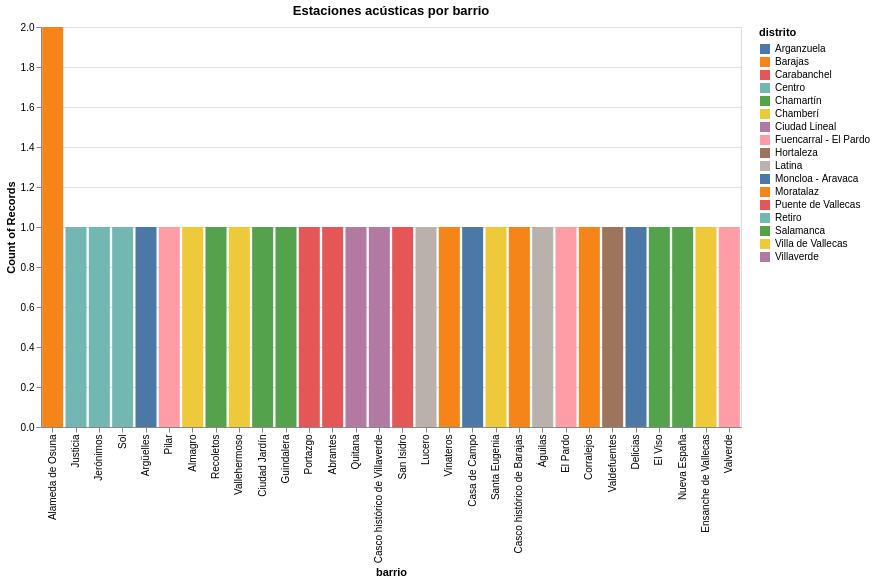

Notebook cell for this chart:
### Code cell
#VISUALIZACIÓN 6 — Estaciones por barrio (treemap opcional)


chart_barrio = alt.Chart(df_05).mark_bar().encode(
    x=alt.X('barrio:N', sort='-y'),
    y='count():Q',
    color='distrito:N',
    tooltip=['barrio','distrito','count()']
).properties(
    title='Estaciones acústicas por barrio',
    width=700,
    height=400
)

chart_barrio

### Figure 1 — Vega specification as saved in the notebook (floating-point values rounded to 4 significant figures)
{"$schema": "https://vega.github.io/schema/vega/v5.json", "data": [{"name": "source_0"}, {"name": "data_0", "values": [{"__count": 1, "__count_end": 1.0, "__count_start": 0.0, "barrio": "Justicia", "distrito": "Centro"}, {"__count": 1, "__count_end": 1.0, "__count_start": 0.0, "barrio": "Jerónimos", "distrito": "Retiro"}, {"__count": 1, "__count_end": 1.0, "__count_start": 0.0, "barrio": "Sol", "distrito": "Centro"}, {"__count": 1, "__count_end": 1.0, "__count_start": 0.0, "barrio": "Argüelles", "distrito": "Moncloa - Aravaca"}, {"__count": 1, "__count_end": 1.0, "__count_start": 0.0, "barrio": "Pilar", "distrito": "Fuencarral - El Pardo"}, {"__count": 1, "__count_end": 1.0, "__count_start": 0.0, "barrio": "Almagro", "distrito": "Chamberí"}, {"__count": 1, "__count_end": 1.0, "__count_start": 0.0, "barrio": "Recoletos", "distrito": "Salamanca"}, {"__count": 1, "__count_end": 1.0, "__count_start": 0.0, "barrio": "Vallehermoso", "distrito": "Chamberí"}, {"__count": 1, "__count_end": 1.0, "__count_start": 0.0, "barrio": "Ciudad Jardín", "distrito": "Chamartín"}, {"__count": 1, "__count_end": 1.0, "__count_start": 0.0, "barrio": "Guindalera", "distrito": "Salamanca"}, {"__count": 1, "__count_end": 1.0, "__count_start": 0.0, "barrio": "Portazgo", "distrito": "Puente de Vallecas"}, {"__count": 1, "__count_end": 1.0, "__count_start": 0.0, "barrio": "Abrantes", "distrito": "Carabanchel"}, {"__count": 1, "__count_end": 1.0, "__count_start": 0.0, "barrio": "Quitana", "distrito": "Ciudad Lineal"}, {"__count": 1, "__count_end": 1.0, "__count_start": 0.0, "barrio": "Casco histórico de Villaverde", "distrito": "Villaverde"}, {"__count": 1, "__count_end": 1.0, "__count_start": 0.0, "barrio": "San Isidro", "distrito": "Carabanchel"}, {"__count": 1, "__count_end": 1.0, "__count_start": 0.0, "barrio": "Lucero", "distrito": "Latina"}, {"__count": 1, "__count_end": 1.0, "__count_start": 0.0, "barrio": "Vinateros", "distrito": "Moratalaz"}, {"__count": 1, "__count_end": 1.0, "__count_start": 0.0, "barrio": "Casa de Campo", "distrito": "Moncloa - Aravaca"}, {"__count": 1, "__count_end": 1.0, "__count_start": 0.0, "barrio": "Santa Eugenia", "distrito": "Villa de Vallecas"}, {"__count": 2, "__count_end": 2.0, "__count_start": 0.0, "barrio": "Alameda de Osuna", "distrito": "Barajas"}, {"__count": 1, "__count_end": 1.0, "__count_start": 0.0, "barrio": "Casco histórico de Barajas", "distrito": "Barajas"}, {"__count": 1, "__count_end": 1.0, "__count_start": 0.0, "barrio": "Águilas", "distrito": "Latina"}, {"__count": 1, "__count_end": 1.0, "__count_start": 0.0, "barrio": "El Pardo", "distrito": "Fuencarral - El Pardo"}, {"__count": 1, "__count_end": 1.0, "__count_start": 0.0, "barrio": "Corralejos", "distrito": "Barajas"}, {"__count": 1, "__count_end": 1.0, "__count_start": 0.0, "barrio": "Valdefuentes", "distrito": "Hortaleza"}, {"__count": 1, "__count_end": 1.0, "__count_start": 0.0, "barrio": "Delicias", "distrito": "Arganzuela"}, {"__count": 1, "__count_end": 1.0, "__count_start": 0.0, "barrio": "El Viso", "distrito": "Chamartín"}, {"__count": 1, "__count_end": 1.0, "__count_start": 0.0, "barrio": "Nueva España", "distrito": "Chamartín"}, {"__count": 1, "__count_end": 1.0, "__count_start": 0.0, "barrio": "Ensanche de Vallecas", "distrito": "Villa de Vallecas"}, {"__count": 1, "__count_end": 1.0, "__count_start": 0.0, "barrio": "Valverde", "distrito": "Fuencarral - El Pardo"}]}, {"name": "source_0_x_domain_barrio", "values": [{"barrio": "Justicia", "sort_field": 1}, {"barrio": "Jerónimos", "sort_field": 1}, {"barrio": "Sol", "sort_field": 1}, {"barrio": "Argüelles", "sort_field": 1}, {"barrio": "Pilar", "sort_field": 1}, {"barrio": "Almagro", "sort_field": 1}, {"barrio": "Recoletos", "sort_field": 1}, {"barrio": "Vallehermoso", "sort_field": 1}, {"barrio": "Ciudad Jardín", "sort_field": 1}, {"barrio": "Guindalera", "sort_field": 1}, {"barrio": "Portazgo", "sort_field": 1}, {"barrio": "Abrantes", "sort_field": 1}, {"barrio": "Quitana", "sort_field": 1}, {"barrio": "Casco histórico de Villaverde", "sort_field": 1}, {"barrio": "San Isidro", "sort_field": 1}, {"barrio": "Lucero", "sort_field": 1}, {"barrio": "Vinateros", "sort_field": 1}, {"barrio": "Casa de Campo", "sort_field": 1}, {"barrio": "Santa Eugenia", "sort_field": 1}, {"barrio": "Alameda de Osuna", "sort_field": 2}, {"barrio": "Casco histórico de Barajas", "sort_field": 1}, {"barrio": "Águilas", "sort_field": 1}, {"barrio": "El Pardo", "sort_field": 1}, {"barrio": "Corralejos", "sort_field": 1}, {"barrio": "Valdefuentes", "sort_field": 1}, {"barrio": "Delicias", "sort_field": 1}, {"barrio": "El Viso", "sort_field": 1}, {"barrio": "Nueva España", "sort_field": 1}, {"barrio": "Ensanche de Vallecas", "sort_field": 1}, {"barrio": "Valverde", "sort_field": 1}]}, {"name": "data_0_color_domain_distrito", "values": [{"distrito": "Centro"}, {"distrito": "Retiro"}, {"distrito": "Moncloa - Aravaca"}, {"distrito": "Fuencarral - El Pardo"}, {"distrito": "Chamberí"}, {"distrito": "Salamanca"}, {"distrito": "Chamartín"}, {"distrito": "Puente de Vallecas"}, {"distrito": "Carabanchel"}, {"distrito": "Ciudad Lineal"}, {"distrito": "Villaverde"}, {"distrito": "Latina"}, {"distrito": "Moratalaz"}, {"distrito": "Villa de Vallecas"}, {"distrito": "Barajas"}, {"distrito": "Hortaleza"}, {"distrito": "Arganzuela"}]}], "marks": [{"type": "rect", "name": "marks", "from": {"data": "data_0"}, "encode": {"update": {"y": {"field": "__count_end", "scale": "y"}, "tooltip": {"signal": "{\"barrio\": isValid(datum[\"barrio\"]) ? datum[\"barrio\"] : \"\"+datum[\"barrio\"], \"distrito\": isValid(datum[\"distrito\"]) ? datum[\"distrito\"] : \"\"+datum[\"distrito\"], \"Count of Records\": format(datum[\"__count\"], \"\")}"}, "x": {"field": "barrio", "scale": "x"}, "width": {"signal": "max(0.25, bandwidth('x'))"}, "fill": {"field": "distrito", "scale": "color"}, "y2": {"field": "__count_start", "scale": "y"}}}, "style": ["bar"]}], "scales": [{"name": "x", "type": "band", "domain": {"data": "source_0_x_domain_barrio", "field": "barrio", "sort": {"op": "max", "field": "sort_field", "order": "descending"}}, "range": [0, {"signal": "width"}], "paddingInner": 0.1, "paddingOuter": 0.05}, {"name": "y", "type": "linear", "domain": {"data": "data_0", "fields": ["__count_start", "__count_end"]}, "range": [{"signal": "height"}, 0], "zero": true, "nice": true}, {"name": "color", "type": "ordinal", "domain": {"data": "data_0_color_domain_distrito", "field": "distrito", "sort": true}, "range": "category"}], "axes": [{"scale": "y", "ticks": false, "maxExtent": 0, "zindex": 0, "domain": false, "grid": true, "labels": false, "orient": "left", "minExtent": 0, "aria": false, "tickCount": {"signal": "ceil(height/40)"}, "gridScale": "x"}, {"scale": "x", "labelAngle": 270, "labelBaseline": "middle", "zindex": 0, "grid": false, "title": "barrio", "labelAlign": "right", "orient": "bottom"}, {"scale": "y", "labelOverlap": true, "tickCount": {"signal": "ceil(height/40)"}, "zindex": 0, "orient": "left", "title": "Count of Records", "grid": false}], "title": {"text": "Estaciones acústicas por barrio", "frame": "group"}, "background": "white", "width": 700, "height": 400, "style": "cell", "legends": [{"fill": "color", "symbolType": "square", "title": "distrito"}], "padding": 5}
